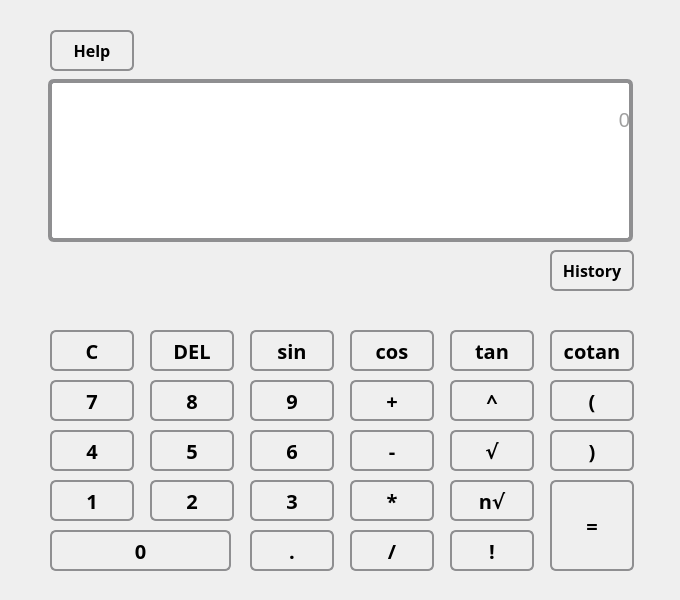
<?xml version="1.0" encoding="UTF-8"?>
<ui version="4.0">
 <class>MainWindow</class>
 <widget class="QMainWindow" name="MainWindow">
  <property name="geometry">
   <rect>
    <x>0</x>
    <y>0</y>
    <width>680</width>
    <height>600</height>
   </rect>
  </property>
  <property name="sizePolicy">
   <sizepolicy hsizetype="Fixed" vsizetype="Fixed">
    <horstretch>0</horstretch>
    <verstretch>0</verstretch>
   </sizepolicy>
  </property>
  <property name="maximumSize">
   <size>
    <width>680</width>
    <height>600</height>
   </size>
  </property>
  <property name="windowTitle">
   <string>MainWindow</string>
  </property>
  <property name="styleSheet">
   <string notr="true">    background-color: qlineargradient(x1: 0, y1: 0, x2: 0, y2: 1,
                                      stop: 0 #6a1b9a , stop: 1 #ab47bc);</string>
  </property>
  <widget class="QWidget" name="centralwidget">
   <property name="styleSheet">
    <string notr="true"/>
   </property>
   <widget class="QLabel" name="label_input">
    <property name="geometry">
     <rect>
      <x>50</x>
      <y>80</y>
      <width>580</width>
      <height>80</height>
     </rect>
    </property>
    <property name="font">
     <font>
      <pointsize>15</pointsize>
     </font>
    </property>
    <property name="styleSheet">
     <string notr="true">background-color: white;
color:rgb(159, 159, 159)</string>
    </property>
    <property name="text">
     <string>0</string>
    </property>
    <property name="textFormat">
     <enum>Qt::RichText</enum>
    </property>
    <property name="alignment">
     <set>Qt::AlignRight|Qt::AlignTrailing|Qt::AlignVCenter</set>
    </property>
    <property name="margin">
     <number>10</number>
    </property>
   </widget>
   <widget class="QLabel" name="label_output">
    <property name="geometry">
     <rect>
      <x>50</x>
      <y>160</y>
      <width>580</width>
      <height>80</height>
     </rect>
    </property>
    <property name="font">
     <font>
      <pointsize>20</pointsize>
      <weight>75</weight>
      <bold>true</bold>
     </font>
    </property>
    <property name="styleSheet">
     <string notr="true">background-color: white</string>
    </property>
    <property name="text">
     <string/>
    </property>
    <property name="textFormat">
     <enum>Qt::RichText</enum>
    </property>
    <property name="scaledContents">
     <bool>true</bool>
    </property>
    <property name="alignment">
     <set>Qt::AlignRight|Qt::AlignTrailing|Qt::AlignVCenter</set>
    </property>
    <property name="margin">
     <number>13</number>
    </property>
   </widget>
   <widget class="QPushButton" name="pushButton_clear">
    <property name="geometry">
     <rect>
      <x>50</x>
      <y>330</y>
      <width>84</width>
      <height>41</height>
     </rect>
    </property>
    <property name="font">
     <font>
      <family>Noto Sans</family>
      <pointsize>15</pointsize>
      <weight>75</weight>
      <bold>true</bold>
     </font>
    </property>
    <property name="styleSheet">
     <string notr="true">QPushButton {
    border: 2px solid #8f8f91;
    border-radius: 6px;
    background-color: qlineargradient(x1: 0, y1: 0, x2: 0, y2: 1,
                                      stop: 0 #f44336, stop: 1 #d32f2f);
    min-width: 80px;
}

QPushButton:pressed {
    background-color: qlineargradient(x1: 0, y1: 0, x2: 0, y2: 1,
                                       stop: 0 #d32f2f, stop: 1 #f44336);
}

QPushButton:flat {
    border: none; 
}

QPushButton:default {
    border-color: navy; 
}</string>
    </property>
    <property name="text">
     <string>C</string>
    </property>
   </widget>
   <widget class="QPushButton" name="pushButton_4">
    <property name="geometry">
     <rect>
      <x>50</x>
      <y>430</y>
      <width>84</width>
      <height>41</height>
     </rect>
    </property>
    <property name="font">
     <font>
      <family>Noto Sans</family>
      <pointsize>15</pointsize>
      <weight>75</weight>
      <bold>true</bold>
     </font>
    </property>
    <property name="styleSheet">
     <string notr="true">QPushButton {
    border: 2px solid #8f8f91;
    border-radius: 6px;
    background-color: qlineargradient(x1: 0, y1: 0, x2: 0, y2: 1,
                                      stop: 0 #B3E5FC, stop: 1 #00AFFF);
    min-width: 80px;
}

QPushButton:pressed {
    background-color: qlineargradient(x1: 0, y1: 0, x2: 0, y2: 1,
                                      stop: 0 #00AFFF, stop: 1#B3E5FC);
}

QPushButton:flat {
    border: none; 
}

QPushButton:default {
    border-color: navy; 
}</string>
    </property>
    <property name="text">
     <string>4</string>
    </property>
   </widget>
   <widget class="QPushButton" name="pushButton_7">
    <property name="geometry">
     <rect>
      <x>50</x>
      <y>380</y>
      <width>84</width>
      <height>41</height>
     </rect>
    </property>
    <property name="font">
     <font>
      <family>Noto Sans</family>
      <pointsize>15</pointsize>
      <weight>75</weight>
      <bold>true</bold>
     </font>
    </property>
    <property name="styleSheet">
     <string notr="true">QPushButton {
    border: 2px solid #8f8f91;
    border-radius: 6px;
    background-color: qlineargradient(x1: 0, y1: 0, x2: 0, y2: 1,
                                      stop: 0 #B3E5FC, stop: 1 #00AFFF);
    min-width: 80px;
}

QPushButton:pressed {
    background-color: qlineargradient(x1: 0, y1: 0, x2: 0, y2: 1,
                                      stop: 0 #00AFFF, stop: 1#B3E5FC);
}

QPushButton:flat {
    border: none; 
}

QPushButton:default {
    border-color: navy; 
}</string>
    </property>
    <property name="text">
     <string>7</string>
    </property>
   </widget>
   <widget class="QPushButton" name="pushButton_1">
    <property name="geometry">
     <rect>
      <x>50</x>
      <y>480</y>
      <width>84</width>
      <height>41</height>
     </rect>
    </property>
    <property name="font">
     <font>
      <family>Noto Sans</family>
      <pointsize>15</pointsize>
      <weight>75</weight>
      <bold>true</bold>
     </font>
    </property>
    <property name="styleSheet">
     <string notr="true">QPushButton {
    border: 2px solid #8f8f91;
    border-radius: 6px;
    background-color: qlineargradient(x1: 0, y1: 0, x2: 0, y2: 1,
                                      stop: 0 #B3E5FC, stop: 1 #00AFFF);
    min-width: 80px;
}

QPushButton:pressed {
    background-color: qlineargradient(x1: 0, y1: 0, x2: 0, y2: 1,
                                      stop: 0 #00AFFF, stop: 1#B3E5FC);
}

QPushButton:flat {
    border: none; 
}

QPushButton:default {
    border-color: navy; 
}</string>
    </property>
    <property name="text">
     <string>1</string>
    </property>
   </widget>
   <widget class="QPushButton" name="pushButton_0">
    <property name="geometry">
     <rect>
      <x>50</x>
      <y>530</y>
      <width>181</width>
      <height>41</height>
     </rect>
    </property>
    <property name="font">
     <font>
      <family>Noto Sans</family>
      <pointsize>15</pointsize>
      <weight>75</weight>
      <bold>true</bold>
     </font>
    </property>
    <property name="styleSheet">
     <string notr="true">QPushButton {
    border: 2px solid #8f8f91;
    border-radius: 6px;
    background-color: qlineargradient(x1: 0, y1: 0, x2: 0, y2: 1,
                                      stop: 0 #B3E5FC, stop: 1 #00AFFF);
    min-width: 80px;
}

QPushButton:pressed {
    background-color: qlineargradient(x1: 0, y1: 0, x2: 0, y2: 1,
                                      stop: 0 #00AFFF, stop: 1#B3E5FC);
}

QPushButton:flat {
    border: none; 
}

QPushButton:default {
    border-color: navy; 
}</string>
    </property>
    <property name="text">
     <string>0</string>
    </property>
   </widget>
   <widget class="QPushButton" name="pushButton_2">
    <property name="geometry">
     <rect>
      <x>150</x>
      <y>480</y>
      <width>84</width>
      <height>41</height>
     </rect>
    </property>
    <property name="font">
     <font>
      <family>Noto Sans</family>
      <pointsize>15</pointsize>
      <weight>75</weight>
      <bold>true</bold>
     </font>
    </property>
    <property name="styleSheet">
     <string notr="true">QPushButton {
    border: 2px solid #8f8f91;
    border-radius: 6px;
    background-color: qlineargradient(x1: 0, y1: 0, x2: 0, y2: 1,
                                      stop: 0 #B3E5FC, stop: 1 #00AFFF);
    min-width: 80px;
}

QPushButton:pressed {
    background-color: qlineargradient(x1: 0, y1: 0, x2: 0, y2: 1,
                                      stop: 0 #00AFFF, stop: 1#B3E5FC);
}

QPushButton:flat {
    border: none; 
}

QPushButton:default {
    border-color: navy; 
}</string>
    </property>
    <property name="text">
     <string>2</string>
    </property>
   </widget>
   <widget class="QPushButton" name="pushButton_5">
    <property name="geometry">
     <rect>
      <x>150</x>
      <y>430</y>
      <width>84</width>
      <height>41</height>
     </rect>
    </property>
    <property name="font">
     <font>
      <family>Noto Sans</family>
      <pointsize>15</pointsize>
      <weight>75</weight>
      <bold>true</bold>
     </font>
    </property>
    <property name="styleSheet">
     <string notr="true">QPushButton {
    border: 2px solid #8f8f91;
    border-radius: 6px;
    background-color: qlineargradient(x1: 0, y1: 0, x2: 0, y2: 1,
                                      stop: 0 #B3E5FC, stop: 1 #00AFFF);
    min-width: 80px;
}

QPushButton:pressed {
    background-color: qlineargradient(x1: 0, y1: 0, x2: 0, y2: 1,
                                      stop: 0 #00AFFF, stop: 1#B3E5FC);
}

QPushButton:flat {
    border: none; 
}

QPushButton:default {
    border-color: navy; 
}</string>
    </property>
    <property name="text">
     <string>5</string>
    </property>
   </widget>
   <widget class="QPushButton" name="pushButton_8">
    <property name="geometry">
     <rect>
      <x>150</x>
      <y>380</y>
      <width>84</width>
      <height>41</height>
     </rect>
    </property>
    <property name="font">
     <font>
      <family>Noto Sans</family>
      <pointsize>15</pointsize>
      <weight>75</weight>
      <bold>true</bold>
     </font>
    </property>
    <property name="styleSheet">
     <string notr="true">QPushButton {
    border: 2px solid #8f8f91;
    border-radius: 6px;
    background-color: qlineargradient(x1: 0, y1: 0, x2: 0, y2: 1,
                                      stop: 0 #B3E5FC, stop: 1 #00AFFF);
    min-width: 80px;
}

QPushButton:pressed {
    background-color: qlineargradient(x1: 0, y1: 0, x2: 0, y2: 1,
                                      stop: 0 #00AFFF, stop: 1#B3E5FC);
}

QPushButton:flat {
    border: none; 
}

QPushButton:default {
    border-color: navy; 
}</string>
    </property>
    <property name="text">
     <string>8</string>
    </property>
   </widget>
   <widget class="QPushButton" name="pushButton_del">
    <property name="geometry">
     <rect>
      <x>150</x>
      <y>330</y>
      <width>84</width>
      <height>41</height>
     </rect>
    </property>
    <property name="font">
     <font>
      <family>Noto Sans</family>
      <pointsize>15</pointsize>
      <weight>75</weight>
      <bold>true</bold>
     </font>
    </property>
    <property name="styleSheet">
     <string notr="true">QPushButton {
    border: 2px solid #8f8f91;
    border-radius: 6px;
    background-color: qlineargradient(x1: 0, y1: 0, x2: 0, y2: 1,
                                      stop: 0 #f44336, stop: 1 #d32f2f);
    min-width: 80px;
}

QPushButton:pressed {
    background-color: qlineargradient(x1: 0, y1: 0, x2: 0, y2: 1,
                                       stop: 0 #d32f2f, stop: 1 #f44336);
}

QPushButton:flat {
    border: none; 
}

QPushButton:default {
    border-color: navy; 
}</string>
    </property>
    <property name="text">
     <string>DEL</string>
    </property>
   </widget>
   <widget class="QPushButton" name="pushButton_decimal">
    <property name="geometry">
     <rect>
      <x>250</x>
      <y>530</y>
      <width>84</width>
      <height>41</height>
     </rect>
    </property>
    <property name="font">
     <font>
      <family>Noto Sans</family>
      <pointsize>15</pointsize>
      <weight>75</weight>
      <bold>true</bold>
     </font>
    </property>
    <property name="styleSheet">
     <string notr="true">QPushButton {
    border: 2px solid #8f8f91;
    border-radius: 6px;
    background-color: qlineargradient(x1: 0, y1: 0, x2: 0, y2: 1,
                                      stop: 0 #B3E5FC, stop: 1 #1565c0);
    min-width: 80px;
}

QPushButton:pressed {
    background-color: qlineargradient(x1: 0, y1: 0, x2: 0, y2: 1,
                                      stop: 0 #1565c0, stop: 1 #B3E5FC);
}

QPushButton:flat {
    border: none; 
}

QPushButton:default {
    border-color: navy; 
}</string>
    </property>
    <property name="text">
     <string>.</string>
    </property>
   </widget>
   <widget class="QPushButton" name="pushButton_3">
    <property name="geometry">
     <rect>
      <x>250</x>
      <y>480</y>
      <width>84</width>
      <height>41</height>
     </rect>
    </property>
    <property name="font">
     <font>
      <family>Noto Sans</family>
      <pointsize>15</pointsize>
      <weight>75</weight>
      <bold>true</bold>
     </font>
    </property>
    <property name="styleSheet">
     <string notr="true">QPushButton {
    border: 2px solid #8f8f91;
    border-radius: 6px;
    background-color: qlineargradient(x1: 0, y1: 0, x2: 0, y2: 1,
                                      stop: 0 #B3E5FC, stop: 1 #00AFFF);
    min-width: 80px;
}

QPushButton:pressed {
    background-color: qlineargradient(x1: 0, y1: 0, x2: 0, y2: 1,
                                      stop: 0 #00AFFF, stop: 1#B3E5FC);
}

QPushButton:flat {
    border: none; 
}

QPushButton:default {
    border-color: navy; 
}</string>
    </property>
    <property name="text">
     <string>3</string>
    </property>
   </widget>
   <widget class="QPushButton" name="pushButton_6">
    <property name="geometry">
     <rect>
      <x>250</x>
      <y>430</y>
      <width>84</width>
      <height>41</height>
     </rect>
    </property>
    <property name="font">
     <font>
      <family>Noto Sans</family>
      <pointsize>15</pointsize>
      <weight>75</weight>
      <bold>true</bold>
     </font>
    </property>
    <property name="styleSheet">
     <string notr="true">QPushButton {
    border: 2px solid #8f8f91;
    border-radius: 6px;
    background-color: qlineargradient(x1: 0, y1: 0, x2: 0, y2: 1,
                                      stop: 0 #B3E5FC, stop: 1 #00AFFF);
    min-width: 80px;
}

QPushButton:pressed {
    background-color: qlineargradient(x1: 0, y1: 0, x2: 0, y2: 1,
                                      stop: 0 #00AFFF, stop: 1#B3E5FC);
}

QPushButton:flat {
    border: none; 
}

QPushButton:default {
    border-color: navy; 
}</string>
    </property>
    <property name="text">
     <string>6</string>
    </property>
   </widget>
   <widget class="QPushButton" name="pushButton_9">
    <property name="geometry">
     <rect>
      <x>250</x>
      <y>380</y>
      <width>84</width>
      <height>41</height>
     </rect>
    </property>
    <property name="font">
     <font>
      <family>Noto Sans</family>
      <pointsize>15</pointsize>
      <weight>75</weight>
      <bold>true</bold>
     </font>
    </property>
    <property name="styleSheet">
     <string notr="true">QPushButton {
    border: 2px solid #8f8f91;
    border-radius: 6px;
    background-color: qlineargradient(x1: 0, y1: 0, x2: 0, y2: 1,
                                      stop: 0 #B3E5FC, stop: 1 #00AFFF);
    min-width: 80px;
}

QPushButton:pressed {
    background-color: qlineargradient(x1: 0, y1: 0, x2: 0, y2: 1,
                                      stop: 0 #00AFFF, stop: 1#B3E5FC);
}

QPushButton:flat {
    border: none; 
}

QPushButton:default {
    border-color: navy; 
}</string>
    </property>
    <property name="text">
     <string>9</string>
    </property>
   </widget>
   <widget class="QPushButton" name="pushButton_sin">
    <property name="geometry">
     <rect>
      <x>250</x>
      <y>330</y>
      <width>84</width>
      <height>41</height>
     </rect>
    </property>
    <property name="font">
     <font>
      <family>Noto Sans</family>
      <pointsize>15</pointsize>
      <weight>75</weight>
      <bold>true</bold>
     </font>
    </property>
    <property name="styleSheet">
     <string notr="true">QPushButton {
    border: 2px solid #8f8f91;
    border-radius: 6px;
    background-color: qlineargradient(x1: 0, y1: 0, x2: 0, y2: 1,
                                      stop: 0 #B3E5FC, stop: 1 #1565c0);
    min-width: 80px;
}

QPushButton:pressed {
    background-color: qlineargradient(x1: 0, y1: 0, x2: 0, y2: 1,
                                      stop: 0 #1565c0, stop: 1 #B3E5FC);
}

QPushButton:flat {
    border: none; 
}

QPushButton:default {
    border-color: navy; 
}</string>
    </property>
    <property name="text">
     <string>sin</string>
    </property>
   </widget>
   <widget class="QPushButton" name="pushButton_divide">
    <property name="geometry">
     <rect>
      <x>350</x>
      <y>530</y>
      <width>84</width>
      <height>41</height>
     </rect>
    </property>
    <property name="font">
     <font>
      <family>Noto Sans</family>
      <pointsize>15</pointsize>
      <weight>75</weight>
      <bold>true</bold>
     </font>
    </property>
    <property name="styleSheet">
     <string notr="true">QPushButton {
    border: 2px solid #8f8f91;
    border-radius: 6px;
    background-color: qlineargradient(x1: 0, y1: 0, x2: 0, y2: 1,
                                      stop: 0 #B3E5FC, stop: 1 #1565c0);
    min-width: 80px;
}

QPushButton:pressed {
    background-color: qlineargradient(x1: 0, y1: 0, x2: 0, y2: 1,
                                      stop: 0 #1565c0, stop: 1 #B3E5FC);
}

QPushButton:flat {
    border: none; 
}

QPushButton:default {
    border-color: navy; 
}</string>
    </property>
    <property name="text">
     <string>/</string>
    </property>
   </widget>
   <widget class="QPushButton" name="pushButton_times">
    <property name="geometry">
     <rect>
      <x>350</x>
      <y>480</y>
      <width>84</width>
      <height>41</height>
     </rect>
    </property>
    <property name="font">
     <font>
      <family>Noto Sans</family>
      <pointsize>15</pointsize>
      <weight>75</weight>
      <bold>true</bold>
     </font>
    </property>
    <property name="styleSheet">
     <string notr="true">QPushButton {
    border: 2px solid #8f8f91;
    border-radius: 6px;
    background-color: qlineargradient(x1: 0, y1: 0, x2: 0, y2: 1,
                                      stop: 0 #B3E5FC, stop: 1 #1565c0);
    min-width: 80px;
}

QPushButton:pressed {
    background-color: qlineargradient(x1: 0, y1: 0, x2: 0, y2: 1,
                                      stop: 0 #1565c0, stop: 1 #B3E5FC);
}

QPushButton:flat {
    border: none; 
}

QPushButton:default {
    border-color: navy; 
}</string>
    </property>
    <property name="text">
     <string>*</string>
    </property>
   </widget>
   <widget class="QPushButton" name="pushButton_minus">
    <property name="geometry">
     <rect>
      <x>350</x>
      <y>430</y>
      <width>84</width>
      <height>41</height>
     </rect>
    </property>
    <property name="font">
     <font>
      <family>Noto Sans</family>
      <pointsize>15</pointsize>
      <weight>75</weight>
      <bold>true</bold>
     </font>
    </property>
    <property name="styleSheet">
     <string notr="true">QPushButton {
    border: 2px solid #8f8f91;
    border-radius: 6px;
    background-color: qlineargradient(x1: 0, y1: 0, x2: 0, y2: 1,
                                      stop: 0 #B3E5FC, stop: 1 #1565c0);
    min-width: 80px;
}

QPushButton:pressed {
    background-color: qlineargradient(x1: 0, y1: 0, x2: 0, y2: 1,
                                      stop: 0 #1565c0, stop: 1 #B3E5FC);
}

QPushButton:flat {
    border: none; 
}

QPushButton:default {
    border-color: navy; 
}</string>
    </property>
    <property name="text">
     <string>-</string>
    </property>
   </widget>
   <widget class="QPushButton" name="pushButton_plus">
    <property name="geometry">
     <rect>
      <x>350</x>
      <y>380</y>
      <width>84</width>
      <height>41</height>
     </rect>
    </property>
    <property name="font">
     <font>
      <family>Noto Sans</family>
      <pointsize>15</pointsize>
      <weight>75</weight>
      <bold>true</bold>
     </font>
    </property>
    <property name="styleSheet">
     <string notr="true">QPushButton {
    border: 2px solid #8f8f91;
    border-radius: 6px;
    background-color: qlineargradient(x1: 0, y1: 0, x2: 0, y2: 1,
                                      stop: 0 #B3E5FC, stop: 1 #1565c0);
    min-width: 80px;
}

QPushButton:pressed {
    background-color: qlineargradient(x1: 0, y1: 0, x2: 0, y2: 1,
                                      stop: 0 #1565c0, stop: 1 #B3E5FC);
}

QPushButton:flat {
    border: none; 
}

QPushButton:default {
    border-color: navy; 
}</string>
    </property>
    <property name="text">
     <string>+</string>
    </property>
   </widget>
   <widget class="QPushButton" name="pushButton_cos">
    <property name="geometry">
     <rect>
      <x>350</x>
      <y>330</y>
      <width>84</width>
      <height>41</height>
     </rect>
    </property>
    <property name="font">
     <font>
      <family>Noto Sans</family>
      <pointsize>15</pointsize>
      <weight>75</weight>
      <bold>true</bold>
     </font>
    </property>
    <property name="styleSheet">
     <string notr="true">QPushButton {
    border: 2px solid #8f8f91;
    border-radius: 6px;
    background-color: qlineargradient(x1: 0, y1: 0, x2: 0, y2: 1,
                                      stop: 0 #B3E5FC, stop: 1 #1565c0);
    min-width: 80px;
}

QPushButton:pressed {
    background-color: qlineargradient(x1: 0, y1: 0, x2: 0, y2: 1,
                                      stop: 0 #1565c0, stop: 1 #B3E5FC);
}

QPushButton:flat {
    border: none; 
}

QPushButton:default {
    border-color: navy; 
}</string>
    </property>
    <property name="text">
     <string>cos</string>
    </property>
   </widget>
   <widget class="QPushButton" name="pushButton_factor">
    <property name="geometry">
     <rect>
      <x>450</x>
      <y>530</y>
      <width>84</width>
      <height>41</height>
     </rect>
    </property>
    <property name="font">
     <font>
      <family>Noto Sans</family>
      <pointsize>15</pointsize>
      <weight>75</weight>
      <bold>true</bold>
     </font>
    </property>
    <property name="styleSheet">
     <string notr="true">QPushButton {
    border: 2px solid #8f8f91;
    border-radius: 6px;
    background-color: qlineargradient(x1: 0, y1: 0, x2: 0, y2: 1,
                                      stop: 0 #B3E5FC, stop: 1 #1565c0);
    min-width: 80px;
}

QPushButton:pressed {
    background-color: qlineargradient(x1: 0, y1: 0, x2: 0, y2: 1,
                                      stop: 0 #1565c0, stop: 1 #B3E5FC);
}

QPushButton:flat {
    border: none; 
}

QPushButton:default {
    border-color: navy; 
}</string>
    </property>
    <property name="text">
     <string>!</string>
    </property>
   </widget>
   <widget class="QPushButton" name="pushButton_nroot">
    <property name="geometry">
     <rect>
      <x>450</x>
      <y>480</y>
      <width>84</width>
      <height>41</height>
     </rect>
    </property>
    <property name="font">
     <font>
      <family>Noto Sans</family>
      <pointsize>15</pointsize>
      <weight>75</weight>
      <bold>true</bold>
     </font>
    </property>
    <property name="styleSheet">
     <string notr="true">QPushButton {
    border: 2px solid #8f8f91;
    border-radius: 6px;
    background-color: qlineargradient(x1: 0, y1: 0, x2: 0, y2: 1,
                                      stop: 0 #B3E5FC, stop: 1 #1565c0);
    min-width: 80px;
}

QPushButton:pressed {
    background-color: qlineargradient(x1: 0, y1: 0, x2: 0, y2: 1,
                                      stop: 0 #1565c0, stop: 1 #B3E5FC);
}

QPushButton:flat {
    border: none; 
}

QPushButton:default {
    border-color: navy; 
}</string>
    </property>
    <property name="text">
     <string>n√</string>
    </property>
   </widget>
   <widget class="QPushButton" name="pushButton_root">
    <property name="geometry">
     <rect>
      <x>450</x>
      <y>430</y>
      <width>84</width>
      <height>41</height>
     </rect>
    </property>
    <property name="font">
     <font>
      <family>Noto Sans</family>
      <pointsize>15</pointsize>
      <weight>75</weight>
      <bold>true</bold>
     </font>
    </property>
    <property name="styleSheet">
     <string notr="true">QPushButton {
    border: 2px solid #8f8f91;
    border-radius: 6px;
    background-color: qlineargradient(x1: 0, y1: 0, x2: 0, y2: 1,
                                      stop: 0 #B3E5FC, stop: 1 #1565c0);
    min-width: 80px;
}

QPushButton:pressed {
    background-color: qlineargradient(x1: 0, y1: 0, x2: 0, y2: 1,
                                      stop: 0 #1565c0, stop: 1 #B3E5FC);
}

QPushButton:flat {
    border: none; 
}

QPushButton:default {
    border-color: navy; 
}</string>
    </property>
    <property name="text">
     <string>√</string>
    </property>
   </widget>
   <widget class="QPushButton" name="pushButton_pow">
    <property name="geometry">
     <rect>
      <x>450</x>
      <y>380</y>
      <width>84</width>
      <height>41</height>
     </rect>
    </property>
    <property name="font">
     <font>
      <family>Noto Sans</family>
      <pointsize>15</pointsize>
      <weight>75</weight>
      <bold>true</bold>
     </font>
    </property>
    <property name="styleSheet">
     <string notr="true">QPushButton {
    border: 2px solid #8f8f91;
    border-radius: 6px;
    background-color: qlineargradient(x1: 0, y1: 0, x2: 0, y2: 1,
                                      stop: 0 #B3E5FC, stop: 1 #1565c0);
    min-width: 80px;
}

QPushButton:pressed {
    background-color: qlineargradient(x1: 0, y1: 0, x2: 0, y2: 1,
                                      stop: 0 #1565c0, stop: 1 #B3E5FC);
}

QPushButton:flat {
    border: none; 
}

QPushButton:default {
    border-color: navy; 
}</string>
    </property>
    <property name="text">
     <string>^</string>
    </property>
   </widget>
   <widget class="QPushButton" name="pushButton_tan">
    <property name="geometry">
     <rect>
      <x>450</x>
      <y>330</y>
      <width>84</width>
      <height>41</height>
     </rect>
    </property>
    <property name="font">
     <font>
      <family>Noto Sans</family>
      <pointsize>15</pointsize>
      <weight>75</weight>
      <bold>true</bold>
     </font>
    </property>
    <property name="styleSheet">
     <string notr="true">QPushButton {
    border: 2px solid #8f8f91;
    border-radius: 6px;
    background-color: qlineargradient(x1: 0, y1: 0, x2: 0, y2: 1,
                                      stop: 0 #B3E5FC, stop: 1 #1565c0);
    min-width: 80px;
}

QPushButton:pressed {
    background-color: qlineargradient(x1: 0, y1: 0, x2: 0, y2: 1,
                                      stop: 0 #1565c0, stop: 1 #B3E5FC);
}

QPushButton:flat {
    border: none; 
}

QPushButton:default {
    border-color: navy; 
}</string>
    </property>
    <property name="text">
     <string>tan</string>
    </property>
   </widget>
   <widget class="QPushButton" name="pushButton_eq">
    <property name="geometry">
     <rect>
      <x>550</x>
      <y>480</y>
      <width>84</width>
      <height>91</height>
     </rect>
    </property>
    <property name="font">
     <font>
      <family>Noto Sans</family>
      <pointsize>15</pointsize>
      <weight>75</weight>
      <bold>true</bold>
     </font>
    </property>
    <property name="styleSheet">
     <string notr="true">QPushButton {
    border: 2px solid #8f8f91;
    border-radius: 6px;
    background-color: qlineargradient(x1: 0, y1: 0, x2: 0, y2: 1,
                                      stop: 0 #B3E5FC, stop: 1 #1565c0);
    min-width: 80px;
}

QPushButton:pressed {
    background-color: qlineargradient(x1: 0, y1: 0, x2: 0, y2: 1,
                                      stop: 0 #1565c0, stop: 1 #B3E5FC);
}

QPushButton:flat {
    border: none; 
}

QPushButton:default {
    border-color: navy; 
}</string>
    </property>
    <property name="text">
     <string>=</string>
    </property>
   </widget>
   <widget class="QPushButton" name="pushButton_rparen">
    <property name="geometry">
     <rect>
      <x>550</x>
      <y>430</y>
      <width>84</width>
      <height>41</height>
     </rect>
    </property>
    <property name="font">
     <font>
      <family>Noto Sans</family>
      <pointsize>15</pointsize>
      <weight>75</weight>
      <bold>true</bold>
     </font>
    </property>
    <property name="styleSheet">
     <string notr="true">QPushButton {
    border: 2px solid #8f8f91;
    border-radius: 6px;
    background-color: qlineargradient(x1: 0, y1: 0, x2: 0, y2: 1,
                                      stop: 0 #B3E5FC, stop: 1 #1565c0);
    min-width: 80px;
}

QPushButton:pressed {
    background-color: qlineargradient(x1: 0, y1: 0, x2: 0, y2: 1,
                                      stop: 0 #1565c0, stop: 1 #B3E5FC);
}

QPushButton:flat {
    border: none; 
}

QPushButton:default {
    border-color: navy; 
}</string>
    </property>
    <property name="text">
     <string>)</string>
    </property>
   </widget>
   <widget class="QPushButton" name="pushButton_lparen">
    <property name="geometry">
     <rect>
      <x>550</x>
      <y>380</y>
      <width>84</width>
      <height>41</height>
     </rect>
    </property>
    <property name="font">
     <font>
      <family>Noto Sans</family>
      <pointsize>15</pointsize>
      <weight>75</weight>
      <bold>true</bold>
     </font>
    </property>
    <property name="styleSheet">
     <string notr="true">QPushButton {
    border: 2px solid #8f8f91;
    border-radius: 6px;
    background-color: qlineargradient(x1: 0, y1: 0, x2: 0, y2: 1,
                                      stop: 0 #B3E5FC, stop: 1 #1565c0);
    min-width: 80px;
}

QPushButton:pressed {
    background-color: qlineargradient(x1: 0, y1: 0, x2: 0, y2: 1,
                                      stop: 0 #1565c0, stop: 1 #B3E5FC);
}

QPushButton:flat {
    border: none; 
}

QPushButton:default {
    border-color: navy; 
}</string>
    </property>
    <property name="text">
     <string>(</string>
    </property>
   </widget>
   <widget class="QPushButton" name="pushButton_cotan">
    <property name="geometry">
     <rect>
      <x>550</x>
      <y>330</y>
      <width>84</width>
      <height>41</height>
     </rect>
    </property>
    <property name="font">
     <font>
      <family>Noto Sans</family>
      <pointsize>15</pointsize>
      <weight>75</weight>
      <bold>true</bold>
     </font>
    </property>
    <property name="styleSheet">
     <string notr="true">QPushButton {
    border: 2px solid #8f8f91;
    border-radius: 6px;
    background-color: qlineargradient(x1: 0, y1: 0, x2: 0, y2: 1,
                                      stop: 0 #B3E5FC, stop: 1 #1565c0);
    min-width: 80px;
}

QPushButton:pressed {
    background-color: qlineargradient(x1: 0, y1: 0, x2: 0, y2: 1,
                                      stop: 0 #1565c0, stop: 1 #B3E5FC);
}

QPushButton:flat {
    border: none; 
}

QPushButton:default {
    border-color: navy; 
}</string>
    </property>
    <property name="text">
     <string>cotan</string>
    </property>
   </widget>
   <widget class="QPushButton" name="pushButton_help">
    <property name="geometry">
     <rect>
      <x>50</x>
      <y>30</y>
      <width>84</width>
      <height>41</height>
     </rect>
    </property>
    <property name="font">
     <font>
      <family>Noto Sans</family>
      <pointsize>12</pointsize>
      <weight>75</weight>
      <italic>false</italic>
      <bold>true</bold>
      <kerning>true</kerning>
     </font>
    </property>
    <property name="styleSheet">
     <string notr="true">QPushButton {
    border: 2px solid #8f8f91;
    border-radius: 6px;
    background-color: qlineargradient(x1: 0, y1: 0, x2: 0, y2: 1,
                                      stop: 0 #B3E5FC, stop: 1 #00AFFF);
    min-width: 80px;
}

QPushButton:pressed {
    background-color: qlineargradient(x1: 0, y1: 0, x2: 0, y2: 1,
                                      stop: 0 #00AFFF, stop: 1#B3E5FC);
}

QPushButton:flat {
    border: none; 
}

QPushButton:default {
    border-color: navy; 
}</string>
    </property>
    <property name="text">
     <string>Help</string>
    </property>
   </widget>
   <widget class="QPushButton" name="pushButton_hist">
    <property name="geometry">
     <rect>
      <x>550</x>
      <y>250</y>
      <width>84</width>
      <height>41</height>
     </rect>
    </property>
    <property name="font">
     <font>
      <family>Noto Sans</family>
      <pointsize>12</pointsize>
      <weight>75</weight>
      <bold>true</bold>
     </font>
    </property>
    <property name="styleSheet">
     <string notr="true">QPushButton {
    border: 2px solid #8f8f91;
    border-radius: 6px;
    background-color: qlineargradient(x1: 0, y1: 0, x2: 0, y2: 1,
                                      stop: 0 #B3E5FC, stop: 1 #00AFFF);
    min-width: 80px;
}

QPushButton:pressed {
    background-color: qlineargradient(x1: 0, y1: 0, x2: 0, y2: 1,
                                      stop: 0 #00AFFF, stop: 1#B3E5FC);
}

QPushButton:flat {
    border: none; 
}

QPushButton:default {
    border-color: navy; 
}</string>
    </property>
    <property name="text">
     <string>History</string>
    </property>
   </widget>
   <widget class="QFrame" name="frame">
    <property name="geometry">
     <rect>
      <x>48</x>
      <y>79</y>
      <width>585</width>
      <height>163</height>
     </rect>
    </property>
    <property name="styleSheet">
     <string notr="true">border: 4px solid #8f8f91;
border-radius: 6px;
background-color: none</string>
    </property>
    <property name="frameShape">
     <enum>QFrame::StyledPanel</enum>
    </property>
    <property name="frameShadow">
     <enum>QFrame::Raised</enum>
    </property>
   </widget>
   <zorder>pushButton_clear</zorder>
   <zorder>pushButton_4</zorder>
   <zorder>pushButton_7</zorder>
   <zorder>pushButton_1</zorder>
   <zorder>pushButton_0</zorder>
   <zorder>pushButton_2</zorder>
   <zorder>pushButton_5</zorder>
   <zorder>pushButton_8</zorder>
   <zorder>pushButton_del</zorder>
   <zorder>pushButton_decimal</zorder>
   <zorder>pushButton_3</zorder>
   <zorder>pushButton_6</zorder>
   <zorder>pushButton_9</zorder>
   <zorder>pushButton_sin</zorder>
   <zorder>pushButton_divide</zorder>
   <zorder>pushButton_times</zorder>
   <zorder>pushButton_minus</zorder>
   <zorder>pushButton_plus</zorder>
   <zorder>pushButton_cos</zorder>
   <zorder>pushButton_factor</zorder>
   <zorder>pushButton_nroot</zorder>
   <zorder>pushButton_root</zorder>
   <zorder>pushButton_pow</zorder>
   <zorder>pushButton_tan</zorder>
   <zorder>pushButton_eq</zorder>
   <zorder>pushButton_rparen</zorder>
   <zorder>pushButton_lparen</zorder>
   <zorder>pushButton_cotan</zorder>
   <zorder>pushButton_help</zorder>
   <zorder>pushButton_hist</zorder>
   <zorder>label_input</zorder>
   <zorder>label_output</zorder>
   <zorder>frame</zorder>
  </widget>
 </widget>
 <resources/>
 <connections/>
</ui>
